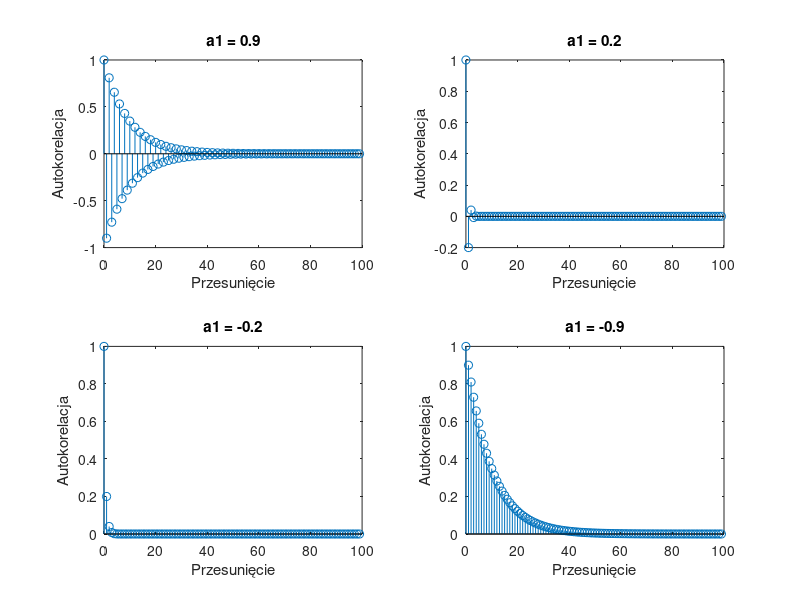
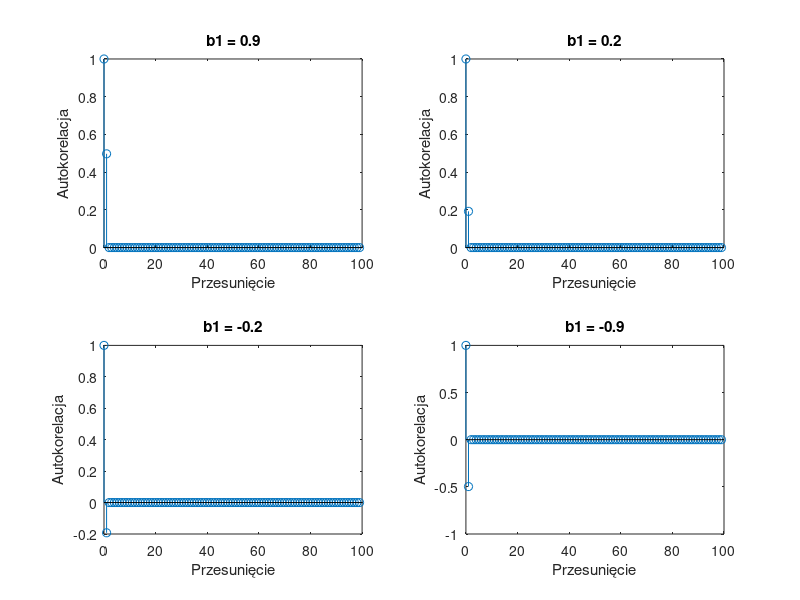
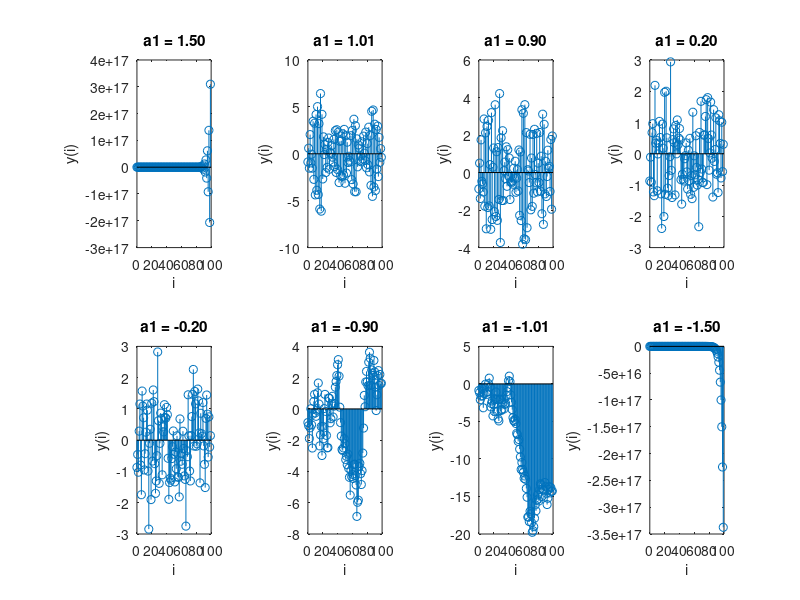
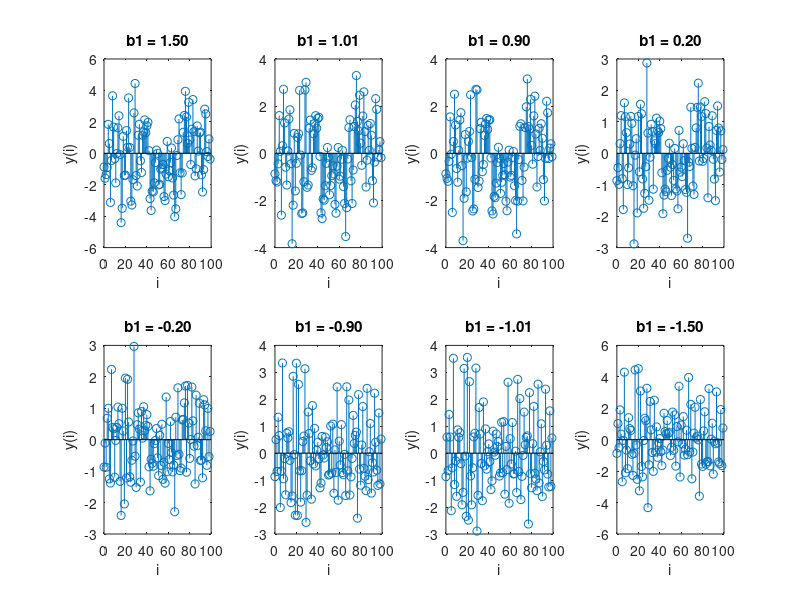

These charts were generated, in order, by the following MATLAB code: (Note: this script raises an error after producing the figures.)
clear all
clc

%% Zad1 
a = [0.9, 0.2, -0.2, -0.9];
b = [0.9, 0.2, -0.2, -0.9];
% AR
ile = 99;
ya = zeros(length(a),ile);
for i=1:length(a)
for j=0:ile
    ya(i,j+1) = (-a(i))^j;
end

figure(1)
subplot(2,2,i)
stem(0:ile, ya(i,:))
title(sprintf('a1 = %.1f',a(i)))
xlabel('Przesunięcie');
ylabel('Autokorelacja');

end

% MA
yb = zeros(length(b),ile);
for i=1:length(b)
for j=0:ile
if j == 0
    yb(i,1) = 1;
elseif j==1
    yb(i,2) = b(i)/(1+b(i)^2);
else
   yb(i,j+1) = 0;
end
end

figure(2)
subplot(2,2,i)
stem(0:ile, yb(i,:))
title(sprintf('b1 = %.1f',b(i)))
xlabel('Przesunięcie');
ylabel('Autokorelacja');

end

%% Zad2

e = randn(1,100);
a = [1.5, 1.01,0.9,0.2,-0.2,-0.9,-1.01,-1.5];
b = [1.5, 1.01,0.9,0.2,-0.2,-0.9,-1.01,-1.5];



for i = 1:length(a)
    afil = filter(1, [1 a(i)],  e); 
figure(3)
subplot(2,4,i)
stem(0:99, afil)
title(sprintf('a1 = %.2f',a(i)))
xlabel('i');
ylabel('y(i)');
end

for i = 1:length(a)
    bfil = filter([1 b(i)], 1,  e); 
figure(4)
subplot(2,4,i)
stem(0:99, bfil)
title(sprintf('b1 = %.2f',b(i)))
xlabel('i');
ylabel('y(i)');
end

%% Zad3
e2 = randn(1,10000);
e = randn(1,100);

a1 = filter(1, [1 -0.9],  e);    
a2 = filter(1, [1 -0.2],  e);   
a3 = filter(1, [1 +0.2],  e);    
a4 = filter(1, [1 +0.9],  e);  

b1 = filter([1 -0.9], 1,  e);    
b2 = filter([1 -0.2], 1,  e);   
b3 = filter([1 +0.2], 1,  e);    
b4 = filter([1 +0.9], 1,  e); 

[R1, lags1] = xcorr(a1, 'normalized');
[R2, lags2] = xcorr(a2, 'normalized');
[R3, lags3] = xcorr(a3, 'normalized');
[R4, lags4] = xcorr(a4, 'normalized');

figure(5)
subplot(2,2,1)
hold on
stem(lags1(100:end), R1(100:end))
stem(0:ile, ya(4,:))
legend('xcorr','wzory')
title('a1 = -0.9')
subplot(2,2,2)
hold on
stem(lags2(100:end), R2(100:end))
stem(0:ile, ya(3,:))
legend('xcorr','wzory')
title('a1 = -0.2')
subplot(2,2,3)
hold on
stem(lags3(100:end), R3(100:end))
stem(0:ile, ya(2,:))
legend('xcorr','wzory')
title('a1 = 0.2')
subplot(2,2,4)
hold on
stem(lags4(100:end), R4(100:end))
stem(0:ile, ya(1,:))
legend('xcorr','wzory')
title('a1 = 0.9')
xlabel('Przesunięcie');
ylabel('Autokorelacja');

[R1, lags1] = xcorr(b1, 'normalized');
[R2, lags2] = xcorr(b2, 'normalized');
[R3, lags3] = xcorr(b3, 'normalized');
[R4, lags4] = xcorr(b4, 'normalized');

figure(6)
subplot(2,2,1)
hold on
stem(lags1(100:end), R1(100:end))
stem(0:ile, yb(4,:))
legend('xcorr','wzory')
title('b1 = -0.9')
subplot(2,2,2)
hold on
stem(lags2(100:end), R2(100:end))
stem(0:ile, yb(3,:))
legend('xcorr','wzory')
title('b1 = -0.2')
subplot(2,2,3)
hold on
stem(lags3(100:end), R3(100:end))
stem(0:ile, yb(2,:))
legend('xcorr','wzory')
title('b1 = 0.2')
subplot(2,2,4)
hold on
stem(lags4(100:end), R4(100:end))
stem(0:ile, yb(1,:))
legend('xcorr','wzory')
title('b1 = 0.9')
xlabel('Przesunięcie');
ylabel('Autokorelacja');


a1 = filter(1, [1 -0.9],  e2);    
a2 = filter(1, [1 -0.2],  e2);   
a3 = filter(1, [1 +0.2],  e2);    
a4 = filter(1, [1 +0.9],  e2);  

b1 = filter([1 -0.9], 1,  e2);    
b2 = filter([1 -0.2], 1,  e2);   
b3 = filter([1 +0.2], 1,  e2);    
b4 = filter([1 +0.9], 1,  e2); 

[R1, lags1] = xcorr(a1, 'normalized');
[R2, lags2] = xcorr(a2, 'normalized');
[R3, lags3] = xcorr(a3, 'normalized');
[R4, lags4] = xcorr(a4, 'normalized');

figure(7)
subplot(2,2,1)
hold on
stem(lags1(10000:10099), R1(10000:10099))
stem(0:ile, ya(4,:))
legend('xcorr','wzory')
title('a1 = -0.9')
subplot(2,2,2)
hold on
stem(lags2(10000:10099), R2(10000:10099))
stem(0:ile, ya(3,:))
legend('xcorr','wzory')
title('a1 = -0.2')
subplot(2,2,3)
hold on
stem(lags3(10000:10099), R3(10000:10099))
stem(0:ile, ya(2,:))
legend('xcorr','wzory')
title('a1 = 0.2')
subplot(2,2,4)
hold on
stem(lags4(10000:10099), R4(10000:10099))
stem(0:ile, ya(1,:))
legend('xcorr','wzory')
title('a1 = 0.9')
xlabel('Przesunięcie');
ylabel('Autokorelacja');

[R1, lags1] = xcorr(b1, 'normalized');
[R2, lags2] = xcorr(b2, 'normalized');
[R3, lags3] = xcorr(b3, 'normalized');
[R4, lags4] = xcorr(b4, 'normalized');

figure(8)
subplot(2,2,1)
hold on
stem(lags1(10000:10099), R1(10000:10099))
stem(0:ile, yb(4,:))
legend('xcorr','wzory')
title('b1 = -0.9')
subplot(2,2,2)
hold on
stem(lags2(10000:10099), R2(10000:10099))
stem(0:ile, yb(3,:))
legend('xcorr','wzory')
title('b1 = -0.2')
subplot(2,2,3)
hold on
stem(lags3(10000:10099), R3(10000:10099))
stem(0:ile, yb(2,:))
legend('xcorr','wzory')
title('b1 = 0.2')
subplot(2,2,4)
hold on
stem(lags4(10000:10099), R4(10000:10099))
stem(0:ile, yb(1,:))
legend('xcorr','wzory')
title('b1 = 0.9')
xlabel('Przesunięcie');
ylabel('Autokorelacja');

%% Zad4
N2 = 10000;
eN2 = randn(1,N2);
ile = 10000;
% AR 
AR1 = filter(1, [1 -0.2],  eN2);
AR2 = filter(1, [1 -0.5 0.3],  eN2);
AR3 = filter(1, [1 -0.4 0.2 -0.1],  eN2);


figure(9)
subplot(1,3,1)
stem(0:99,AR1(1:100))
xlabel('i');
ylabel('y(i)');
title('AR(1)')

subplot(1,3,2)
stem(0:99,AR2(1:100))
xlabel('i');
ylabel('y(i)');
title('AR(2)')

subplot(1,3,3)
stem(0:99,AR3(1:100))
xlabel('i');
ylabel('y(i)');
title('AR(3)')

 % MA
MA1 = filter([1 -0.3],1,eN2);
MA2 = filter([1 -0.5 0.3], 1,  eN2);
MA3 = filter([1 -0.4 0.2 -0.1], 1,  eN2);
MA5 = filter([1, -0.8, 0.6, -0.4, 0.2, 0.1],1,eN2);

figure(10)
subplot(1,4,1)
stem(0:99,MA1(1:100))
xlabel('i');
ylabel('y(i)');
title('MA(1)')

subplot(1,4,2)
stem(0:99,MA2(1:100))
xlabel('i');
ylabel('y(i)');
title('MA(2)')

subplot(1,4,3)
stem(0:99,MA3(1:100))
xlabel('i');
ylabel('y(i)');
title('MA(3)')


subplot(1,4,4)
stem(0:99,MA5(1:100))
xlabel('i');
ylabel('y(i)');
title('MA(5)')

 % ARMA

 ARMA33 = filter([1, -0.7, -0.04,  0.078], [1, -0.8,  0.21, -0.02],  eN2);
 ARMA13 = filter([1 -0.3], [1 -0.4 0.2 -0.1],  eN2);

 figure(11)
subplot(1,2,1)
stem(0:99,ARMA13(1:100))
xlabel('i');
ylabel('y(i)');
title('ARMA(1,3)')

subplot(1,2,2)
stem(0:99,ARMA33(1:100))
xlabel('i');
ylabel('y(i)');
title('ARMA(3,3)')

%% Zad5
tau = 20;
[R_AR1, lags_AR1] = xcorr(AR1,tau, 'normalized');
par_AR1 = parcorr(AR1,'NumLags',tau);

[R_AR2, lags_AR2] = xcorr(AR2,tau, 'normalized');
par_AR2 = parcorr(AR2,'NumLags',tau);

[R_AR3, lags_AR3] = xcorr(AR3,tau, 'normalized');
par_AR3 = parcorr(AR3,'NumLags',tau);


figure(12)
subplot(1,3,1)
hold on
stem(lags_AR1(21:end), R_AR1(21:end))
stem(lags_AR1(21:end),par_AR1)
xlabel('Przesunięcie')
ylabel('Autokorelacja i korelacja cząstkowa')
legend('autokorelacja','korelacja cząstkowa')
title('AR(1)')

subplot(1,3,2)
hold on
stem(lags_AR2(21:end), R_AR2(21:end))
stem(lags_AR2(21:end),par_AR2)
xlabel('Przesunięcie')
ylabel('Autokorelacja i korelacja cząstkowa')
legend('autokorelacja','korelacja cząstkowa')
title('AR(2)')

subplot(1,3,3)
hold on
stem(lags_AR3(21:end), R_AR3(21:end))
stem(lags_AR3(21:end),par_AR3)
xlabel('Przesunięcie')
ylabel('Autokorelacja i korelacja cząstkowa')
legend('autokorelacja','korelacja cząstkowa')
title('AR(3)')


[R_MA1, lags_MA1] = xcorr(MA1,tau, 'normalized');
par_MA1 = parcorr(MA1,'NumLags',tau);

[R_MA2, lags_MA2] = xcorr(MA2,tau, 'normalized');
par_MA2 = parcorr(MA2,'NumLags',tau);

[R_MA3, lags_MA3] = xcorr(MA3,tau, 'normalized');
par_MA3 = parcorr(MA3,'NumLags',tau);

[R_MA5, lags_MA5] = xcorr(MA5,tau, 'normalized');
par_MA5 = parcorr(MA5,'NumLags',tau);


figure(13)
subplot(1,4,1)
hold on
stem(lags_MA1(21:end), R_MA1(21:end))
stem(lags_MA1(21:end),par_MA1)
xlabel('Przesunięcie')
ylabel('Autokorelacja i korelacja cząstkowa')
legend('autokorelacja','korelacja cząstkowa')
title('MA(1)')

subplot(1,4,2)
hold on
stem(lags_MA2(21:end), R_MA2(21:end))
stem(lags_MA2(21:end),par_MA2)
xlabel('Przesunięcie')
ylabel('Autokorelacja i korelacja cząstkowa')
legend('autokorelacja','korelacja cząstkowa')
title('MA(2)')

subplot(1,4,3)
hold on
stem(lags_MA3(21:end), R_MA3(21:end))
stem(lags_MA3(21:end),par_MA3)
xlabel('Przesunięcie')
ylabel('Autokorelacja i korelacja cząstkowa')
legend('autokorelacja','korelacja cząstkowa')
title('MA(3)')

subplot(1,4,4)
hold on
stem(lags_MA5(21:end), R_MA5(21:end))
stem(lags_MA5(21:end),par_MA5)
xlabel('Przesunięcie')
ylabel('Autokorelacja i korelacja cząstkowa')
legend('autokorelacja','korelacja cząstkowa')
title('MA(5)')


[R_ARMA13, lags_ARMA13] = xcorr(ARMA13,tau, 'normalized');
par_ARMA13 = parcorr(ARMA13,'NumLags',tau);

[R_ARMA33, lags_ARMA33] = xcorr(ARMA33,tau, 'normalized');
par_ARMA33 = parcorr(ARMA33,'NumLags',tau);


figure(14)

subplot(1,2,1)
hold on
stem(lags_ARMA13(21:end), R_ARMA13(21:end))
stem(lags_ARMA13(21:end),par_ARMA13)
xlabel('Przesunięcie')
ylabel('Autokorelacja i korelacja cząstkowa')
legend('autokorelacja','korelacja cząstkowa')
title('ARMA(1,3)')

subplot(1,2,2)
hold on
stem(lags_ARMA33(21:end), R_ARMA33(21:end))
stem(lags_ARMA33(21:end),par_ARMA33)
xlabel('Przesunięcie')
ylabel('Autokorelacja i korelacja cząstkowa')
legend('autokorelacja','korelacja cząstkowa')
title('ARMA(3,3)')

